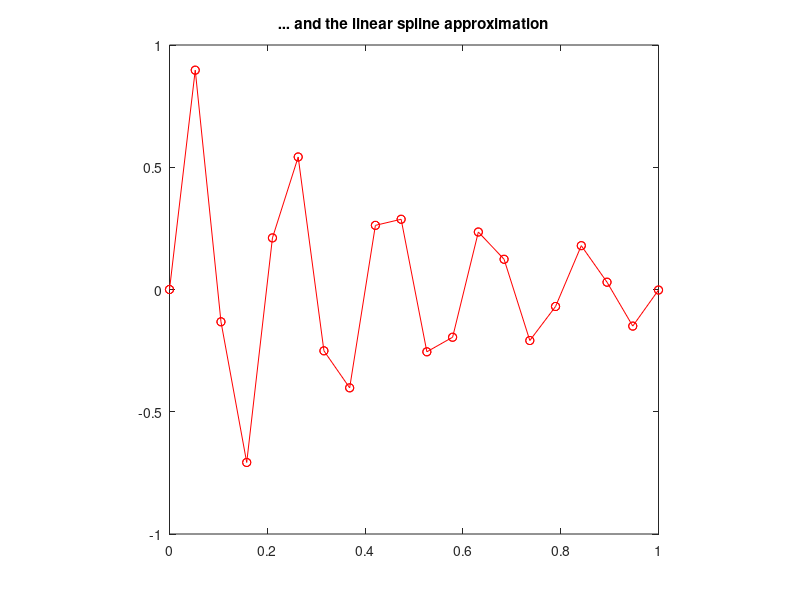
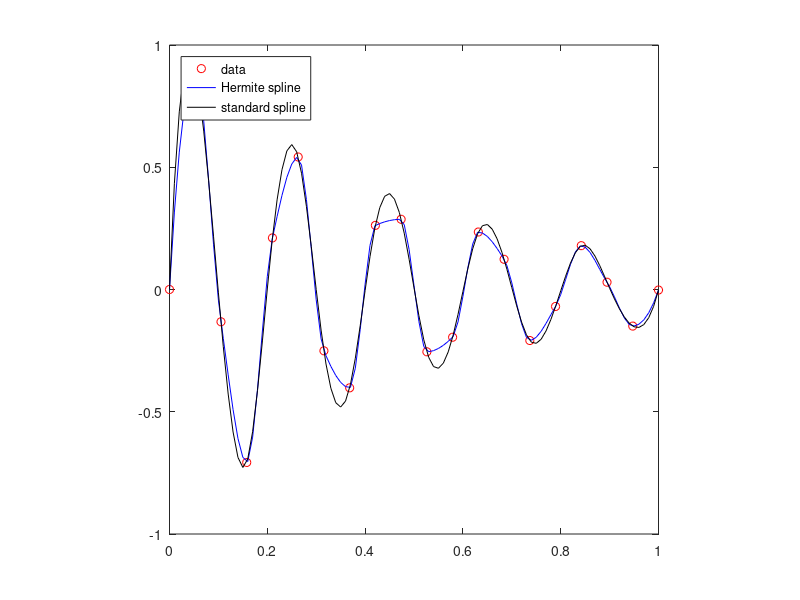

Reproduce these figures in MATLAB, in order.
x=linspace(0,1,20);
f = @(x) exp(-2*x).*sin(10*3.14*x);
fx = f(x);
figure(1)
plot(x,fx,'ro'), axis square, axis([0,1,-1, 1])
title('function values'), hold on, shg
plot(x,fx,'-ro')
title('... and the linear spline approximation'), shg
t=[0:0.01:1];
p=pchip(x,fx,t);
s=spline(x,fx,t);
figure(2)
plot(x,fx,'ro',t,p,'-b',t,s,'-k'), axis square
legend('data', 'Hermite spline', 'standard spline', 'location', 'northwest'), shg